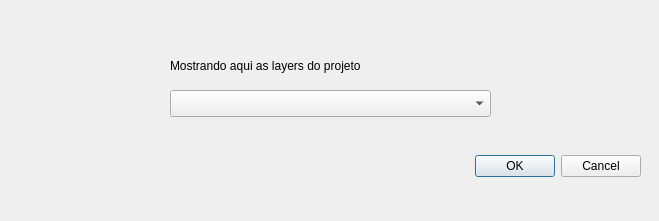
<ui version="4.0">
 <class>Dialog</class>
 <widget class="QDialog" name="Dialog">
  <property name="geometry">
   <rect>
    <x>0</x>
    <y>0</y>
    <width>659</width>
    <height>221</height>
   </rect>
  </property>
  <property name="windowTitle">
   <string>Dialog</string>
  </property>
  <widget class="QDialogButtonBox" name="buttonBox">
   <property name="geometry">
    <rect>
     <x>20</x>
     <y>150</y>
     <width>621</width>
     <height>32</height>
    </rect>
   </property>
   <property name="sizePolicy">
    <sizepolicy hsizetype="Expanding" vsizetype="Fixed">
     <horstretch>0</horstretch>
     <verstretch>0</verstretch>
    </sizepolicy>
   </property>
   <property name="orientation">
    <enum>Qt::Horizontal</enum>
   </property>
   <property name="standardButtons">
    <set>QDialogButtonBox::Cancel|QDialogButtonBox::Ok</set>
   </property>
  </widget>
  <widget class="QgsMapLayerComboBox" name="mMapLayerComboBox">
   <property name="geometry">
    <rect>
     <x>170</x>
     <y>90</y>
     <width>321</width>
     <height>27</height>
    </rect>
   </property>
  </widget>
  <widget class="QLabel" name="label">
   <property name="geometry">
    <rect>
     <x>170</x>
     <y>55</y>
     <width>321</width>
     <height>21</height>
    </rect>
   </property>
   <property name="text">
    <string>Mostrando aqui as layers do projeto</string>
   </property>
  </widget>
 </widget>
 <customwidgets>
  <customwidget>
   <class>QgsMapLayerComboBox</class>
   <extends>QComboBox</extends>
   <header>qgsmaplayercombobox.h</header>
  </customwidget>
 </customwidgets>
 <resources/>
 <connections>
  <connection>
   <sender>buttonBox</sender>
   <signal>accepted()</signal>
   <receiver>Dialog</receiver>
   <slot>accept()</slot>
   <hints>
    <hint type="sourcelabel">
     <x>248</x>
     <y>254</y>
    </hint>
    <hint type="destinationlabel">
     <x>157</x>
     <y>274</y>
    </hint>
   </hints>
  </connection>
  <connection>
   <sender>buttonBox</sender>
   <signal>rejected()</signal>
   <receiver>Dialog</receiver>
   <slot>reject()</slot>
   <hints>
    <hint type="sourcelabel">
     <x>316</x>
     <y>260</y>
    </hint>
    <hint type="destinationlabel">
     <x>286</x>
     <y>274</y>
    </hint>
   </hints>
  </connection>
 </connections>
</ui>
